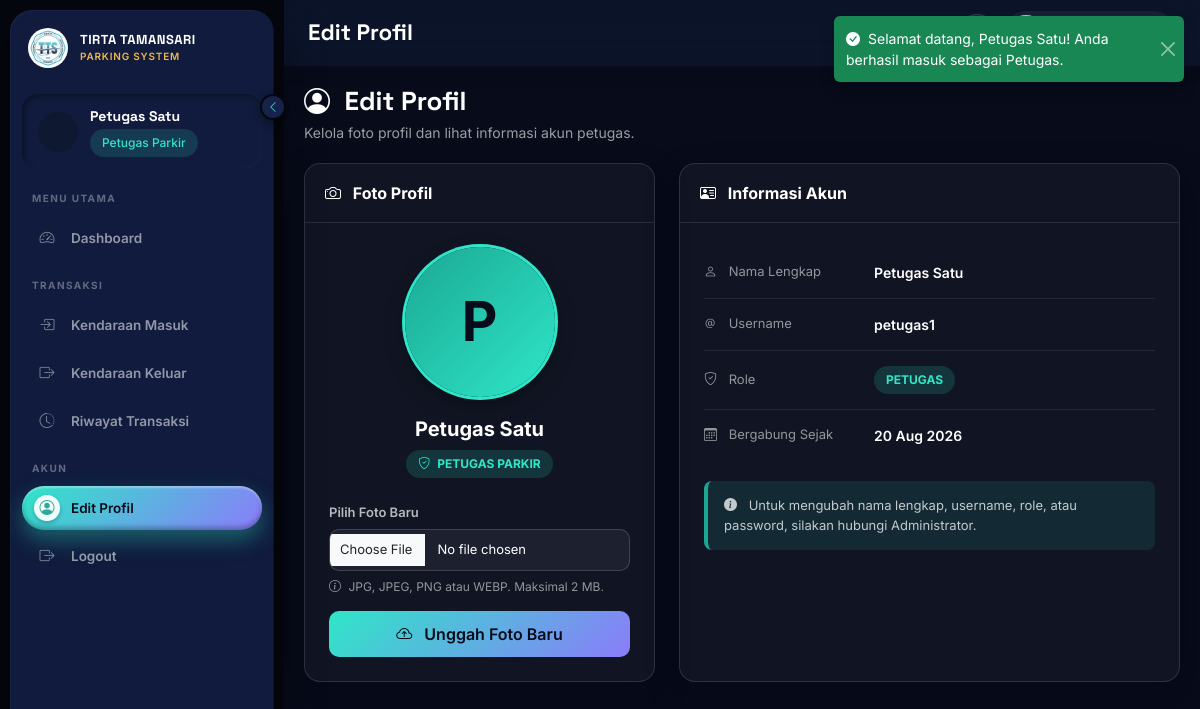
Page /operator/edit_profil.php (signed in) on the committed database.
### tables this page shows
CREATE TABLE tb_user (
    id_user       INT UNSIGNED AUTO_INCREMENT PRIMARY KEY,
    nama_lengkap  VARCHAR(150)        NOT NULL,
    username      VARCHAR(50)         NOT NULL UNIQUE,
    password      VARCHAR(255)        NOT NULL,    
    role          ENUM('admin','petugas','owner','member') NOT NULL,
    status_aktif  TINYINT(1)          NOT NULL DEFAULT 1,
    foto          VARCHAR(255)        NULL,
    created_at    TIMESTAMP           NOT NULL DEFAULT CURRENT_TIMESTAMP
);

### operator/edit_profil.php (the view, shortened to what this page needs)
<?php
require_once __DIR__ . '/../config/koneksi.php';
$id_user = $_SESSION['id_user'];
$stmtUser = $koneksi->prepare("
    SELECT id_user, nama_lengkap, username, role, foto, created_at
    FROM tb_user
    WHERE id_user = ?
    LIMIT 1
");
$stmtUser->execute([$id_user]);
$stmtUser->execute([$id_user]);
$user = $stmtUser->fetch(PDO::FETCH_ASSOC);
include __DIR__ . '/components/header.php';
?>
<div class="profile-page">
    <div class="profile-title">
        <h2>
            <i class="bi bi-person-circle me-2"></i>
            Edit Profil
        </h2>
        <p>
            Kelola foto profil dan lihat informasi akun petugas.
        </p>
    </div>
    <div class="row g-4">
        <div class="col-lg-5">
            <div class="profile-card">
                <div class="profile-card-header">
                    <i class="bi bi-camera me-2"></i>
                    Foto Profil
                </div>
                <div class="profile-card-body">
                    <div class="profile-photo-wrapper">
                        <?php if (!empty($user['foto'])): ?>
                            <img
                                src="<?= BASE_URL ?>uploads/profil/<?= htmlspecialchars($user['foto']) ?>?v=<?= time() ?>"
                                alt="Foto Profil"
                                class="profile-photo"
                            >
                        <?php else: ?>
                            <?php
                            $nama = trim($user['nama_lengkap'] ?? '');
                            $inisial = strtoupper(
                                substr($nama, 0, 1)
                            );
                            ?>
                            <div class="profile-photo-placeholder">
                                <?= htmlspecialchars($inisial ?: 'P') ?>
                            </div>
                        <?php endif; ?>
                        <div class="profile-name">
                            <?= htmlspecialchars(
                                $user['nama_lengkap']
                            ) ?>
                        </div>
                        <span class="profile-role">
                            <i class="bi bi-shield-check me-1"></i>
                            PETUGAS PARKIR
                        </span>
                    </div>
                    <div class="upload-area">
                        <form
                            method="POST"
                            enctype="multipart/form-data"
                        >
                            <div class="upload-label">
                                Pilih Foto Baru
                            </div>
                            <input
                                type="file"
                                name="foto"
                                accept=".jpg,.jpeg,.png,.webp"
                                class="form-control upload-input"
                                required
                            >
                            <small class="upload-info">
                                <i class="bi bi-info-circle me-1"></i>
                                JPG, JPEG, PNG atau WEBP.
                                Maksimal 2 MB.
                            </small>
                            <button
                                type="submit"
                                class="btn-upload"
                            >
                                <i class="bi bi-cloud-arrow-up me-2"></i>
                                Unggah Foto Baru
                            </button>
                        </form>
                    </div>
                </div>
            </div>
        </div>
        <div class="col-lg-7">
            <div class="profile-card">
                <div class="profile-card-header">
                    <i class="bi bi-person-vcard me-2"></i>
                    Informasi Akun
                </div>
                <div class="profile-card-body">
                    <div class="account-info">
                        <div class="account-row">
                            <div class="account-label">
                                <i class="bi bi-person me-2"></i>
                                Nama Lengkap
                            </div>
                            <div class="account-value">
                                <?= htmlspecialchars(
                                    $user['nama_lengkap']
                                ) ?>
                            </div>
                        </div>
                        <div class="account-row">
                            <div class="account-label">
                                <i class="bi bi-at me-2"></i>
                                Username
                            </div>
                            <div class="account-value">
                                <?= htmlspecialchars(
                                    $user['username']
                                ) ?>
                            </div>
                        </div>
                        <div class="account-row">
                            <div class="account-label">
                                <i class="bi bi-shield-check me-2"></i>
                                Role
                            </div>
                            <div class="account-value">
                                <span class="role-badge">
                                    <?= strtoupper(
                                        htmlspecialchars(
                                            $user['role']
                                        )
                                    ) ?>
                                </span>
                            </div>
                        </div>
                        <div class="account-row">
                            <div class="account-label">
                                <i class="bi bi-calendar3 me-2"></i>
                                Bergabung Sejak
                            </div>
                            <div class="account-value">
                                <?php
                                if (!empty($user['created_at'])) {
                                    echo date(
                                        'd M Y',
                                        strtotime(
                                            $user['created_at']
                                        )
                                    );
                                } else {
                                    echo '-';
                                }
                                ?>
                            </div>
                        </div>
                    </div>
                    <div class="info-box">
                        <i class="bi bi-info-circle-fill me-2"></i>
                        Untuk mengubah nama lengkap, username,
                        role, atau password, silakan hubungi
                        Administrator.
                    </div>
                </div>
            </div>
        </div>
    </div>
</div>
<?php
include __DIR__ . '/components/footer.php';
?>

### assets/css/style.css (style rules this page uses)
:root { --tirta-dark: #070b1a; --tirta-dark-2: #101b3d; --tirta-teal: #2fe6c8; --tirta-teal-dark: #1ba893; --tirta-aqua-light: #eef1f6; --tirta-gold: #f2b84b; --tirta-accent: #8b7cfa; --tirta-light: #eef1f6; --tirta-muted: #566178; --font-heading: 'Space Grotesk', 'Georgia', serif; --font-body: 'Inter', system-ui, -apple-system, sans-serif; --font-mono: 'IBM Plex Mono', monospace; }
* { box-sizing: border-box; }
body { background: var(--tirta-light); font-family: var(--font-body); color: #0d1b2a; margin: 0; padding: 0; }
h1, h2, h3, h4, h5, h6, .page-title { font-family: var(--font-heading); }
:root { --bs-primary: #1ba893; --bs-primary-rgb: 27, 168, 147; --bs-primary-text-emphasis: #0e544a; --bs-primary-bg-subtle: #d9f5f0; --bs-primary-border-subtle: #7fe0cc; --bs-info: #2fe6c8; --bs-info-rgb: 47, 230, 200; --bs-info-text-emphasis: #0e544a; --bs-info-bg-subtle: #e3faf6; --bs-info-border-subtle: #a0f0e2; --bs-warning: #f2b84b; --bs-warning-rgb: 242, 184, 75; --bs-warning-text-emphasis: #7a5410; --bs-warning-bg-subtle: #fdf1dc; --bs-warning-border-subtle: #f6d999; --bs-link-color: #1ba893; --bs-link-hover-color: #158071; --bs-link-color-rgb: 27, 168, 147; }

### operator/components/header.php (style rules this page uses)
:root { --ink: #070b1a; --ink-2: #0e1830; --deep: #101b3d; --aqua: #2fe6c8; --aqua-dim: #1ba893; --violet: #8b7cfa; --brass: #f2b84b; --stone-2: #dfe4ee; --text-soft: #9aa4bb; }
html { background: var(--ink) !important; }
body { font-family: 'Inter', system-ui, -apple-system, sans-serif !important; background: radial-gradient(60% 50% at 85% 0%, rgba(139,124,250,.14) 0%, transparent 60%), radial-gradient(60% 55% at 0% 100%, rgba(47,230,200,.10) 0%, transparent 55%), var(--ink) !important; background-color: var(--ink) !important; color: #fff; min-height: 100vh; }
h1, h2, h3, h4, h5, h6, .page-title { font-family: 'Space Grotesk', system-ui, sans-serif; }
.form-control, .form-select, .form-select.field-otomatis, select.field-otomatis { background-color: rgba(255,255,255,.05) !important; border: 1px solid rgba(255,255,255,.16) !important; color: #fff !important; border-radius: 10px !important; }
.form-control::placeholder { color: rgba(255,255,255,.35) !important; }

### operator/components/navbar.php (style rules this page uses)
html { background: #05070f !important; overflow-x: hidden !important; }
body { background: #05070f !important; min-height: 100vh !important; overflow-x: hidden !important; }

### rows in the picture
tb_user: nama_lengkap "P", nama_lengkap "Petugas Satu", username "petugas1", role "PETUGAS", created_at "20 Aug 2026"

### other values in the picture
$pesan "Selamat datang, Petugas Satu! Anda berhasil masuk sebagai Petugas."
$_SESSION['nama_lengkap'] "Petugas Satu"
$page_title "Edit Profil"
